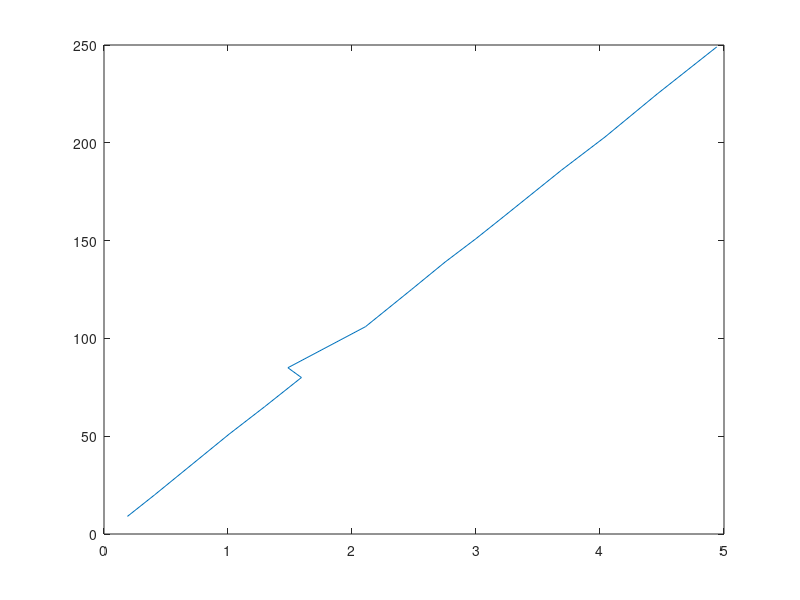

The MATLAB script that drew this image:
v=[0.189 0.408 1.008 1.294 1.592 1.483 2.109 2.480 2.750 3.000 3.218 3.689 4.041 4.462 4.941];
binary=[9 20 51 65 80 85 106 125 139 151 162 186 203 225 249]
plot(v,binary)